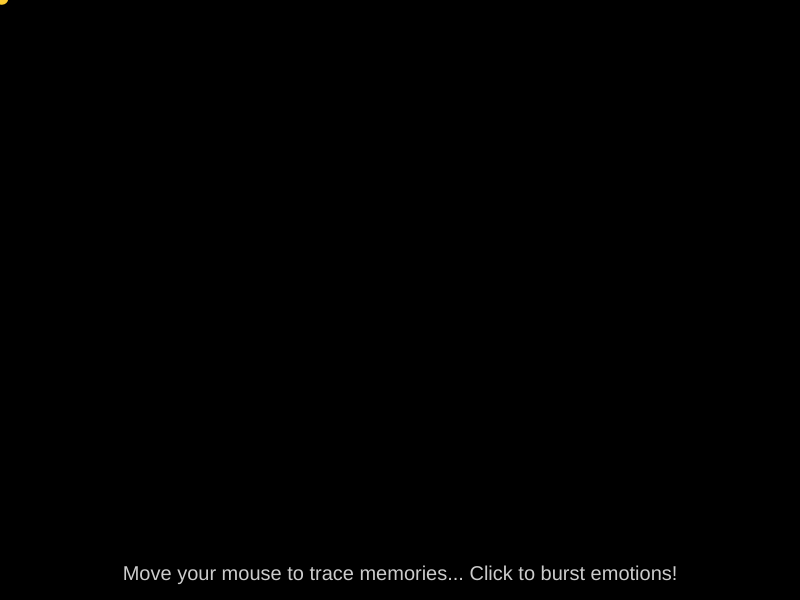
Frame 1 (no input)
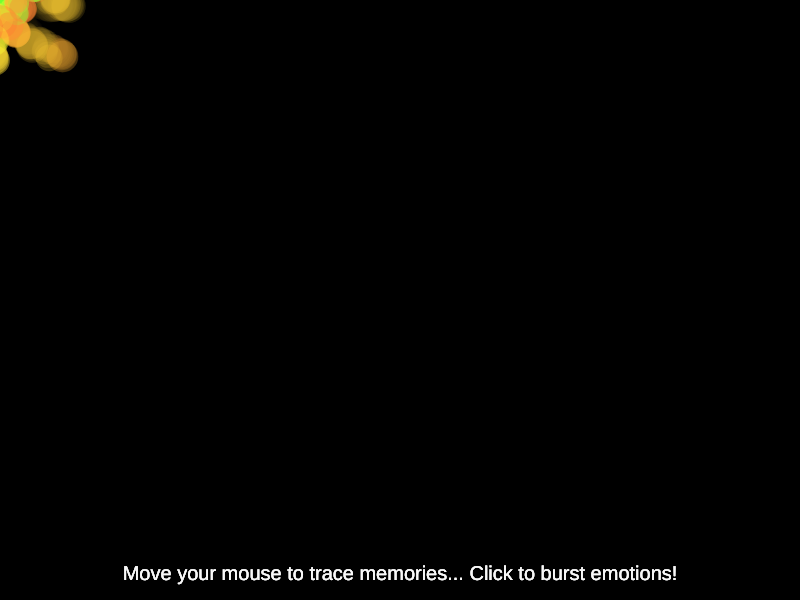
Frame 60 (no input)
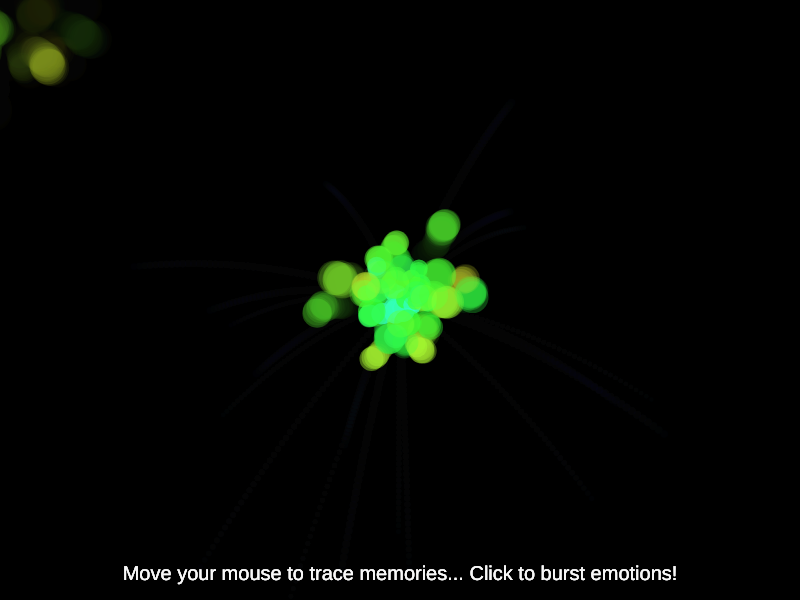
Frame 120 (the mouse pressed at the canvas centre since frame 60)

The p5.js sketch that drew these frames (run headless with seeded random() and noise() and a simulated clock; from frame 60 on, the mouse is pressed at the canvas centre):

// p5.js sketch
// ── sketch.js
let trail = [];
let firecrackers = [];

function setup() {
  createCanvas(800, 600);
  colorMode(HSB, 360, 100, 100, 100);
  noStroke();
  background(0);
}

function draw() {
  // Main animation loop: updates background, memory trail, firecrackers, and overlay text
  background(0, 0, 0, 10);
  trail.push(new MemoryBubble(mouseX, mouseY));

  for (let i = trail.length - 1; i >= 0; i--) {
    trail[i].update();
    trail[i].display();
    if (trail[i].isFaded()) {
      trail.splice(i, 1);
    }
  }

  for (let i = firecrackers.length - 1; i >= 0; i--) {
    firecrackers[i].update();
    firecrackers[i].display();
    if (firecrackers[i].isDone()) {
      firecrackers.splice(i, 1);
    }
  }

  fill(0, 0, 100, 80);
  textSize(20);
  textAlign(CENTER);
  text("Move your mouse to trace memories... Click to burst emotions!", width / 2, height - 20);
}

function mousePressed() {
  // Adds a new firecracker explosion at mouse position on click
  firecrackers.push(new Firecracker(mouseX, mouseY));
}

// Creates and animates floating memory bubbles
class MemoryBubble {
  constructor(x, y) {
    this.pos = createVector(x, y);
    this.vel = p5.Vector.random2D().mult(random(0.5, 1.5));
    this.alpha = 100;
    this.size = random(10, 20);
    this.hue = (frameCount + random(0, 60)) % 360;
    this.jitter = random(1, 3);
  }

  update() {
    this.pos.add(this.vel);
    this.pos.x += random(-this.jitter, this.jitter);
    this.pos.y += random(-this.jitter, this.jitter);
    this.alpha -= 1.5;
    this.size += 0.3;
  }

  display() {
    fill(this.hue, 80, 100, this.alpha);
    ellipse(this.pos.x, this.pos.y, this.size);
  }

  isFaded() {
    return this.alpha <= 0;
  }
}

// Manages firecracker particles and explosion logic
class Firecracker {
  constructor(x, y) {
    this.particles = [];
    this.numParticles = int(random(20, 40));
    let baseHue = random(0, 360);
    for (let i = 0; i < this.numParticles; i++) {
      let angle = random(TWO_PI);
      let speed = random(2, 6);
      let vel = p5.Vector.fromAngle(angle).mult(speed);
      this.particles.push(new Particle(x, y, vel, baseHue + random(-20, 20)));
    }
  }

  update() {
    for (let p of this.particles) {
      p.update();
    }
    this.particles = this.particles.filter(p => !p.isFaded());
  }

  display() {
    for (let p of this.particles) {
      p.display();
    }
  }

  isDone() {
    return this.particles.length === 0;
  }
}

// Controls behavior of individual firecracker particles
class Particle {
  constructor(x, y, velocity, hue) {
    this.pos = createVector(x, y);
    this.vel = velocity;
    this.alpha = 100;
    this.hue = hue % 360;
    this.size = random(4, 8);
    this.gravity = createVector(0, 0.05);
  }

  update() {
    this.vel.add(this.gravity);
    this.pos.add(this.vel);
    this.alpha -= 2;
  }

  display() {
    fill(this.hue, 80, 100, this.alpha);
    ellipse(this.pos.x, this.pos.y, this.size);
  }

  isFaded() {
    return this.alpha <= 0;
  }
}
